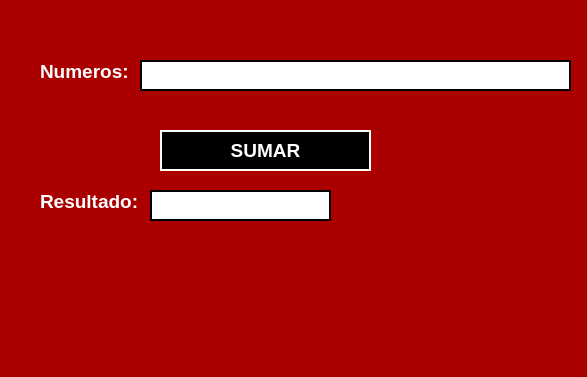
<?xml version="1.0" encoding="UTF-8"?>
<ui version="4.0">
 <class>MainWindow</class>
 <widget class="QMainWindow" name="MainWindow">
  <property name="geometry">
   <rect>
    <x>0</x>
    <y>0</y>
    <width>587</width>
    <height>377</height>
   </rect>
  </property>
  <property name="font">
   <font>
    <pointsize>35</pointsize>
   </font>
  </property>
  <property name="windowTitle">
   <string>MainWindow</string>
  </property>
  <property name="styleSheet">
   <string notr="true">background-color: rgb(170, 170, 255);
background-color: rgb(170, 0, 0);</string>
  </property>
  <widget class="QWidget" name="centralwidget">
   <widget class="QLabel" name="label">
    <property name="geometry">
     <rect>
      <x>40</x>
      <y>60</y>
      <width>91</width>
      <height>21</height>
     </rect>
    </property>
    <property name="text">
     <string>&lt;html&gt;&lt;head/&gt;&lt;body&gt;&lt;p&gt;&lt;span style=&quot; font-size:14pt; font-weight:600; color:#ffffff;&quot;&gt;Numeros:&lt;/span&gt;&lt;/p&gt;&lt;/body&gt;&lt;/html&gt;</string>
    </property>
   </widget>
   <widget class="QLineEdit" name="txt_numeros">
    <property name="geometry">
     <rect>
      <x>140</x>
      <y>60</y>
      <width>431</width>
      <height>31</height>
     </rect>
    </property>
    <property name="font">
     <font>
      <pointsize>17</pointsize>
     </font>
    </property>
    <property name="styleSheet">
     <string notr="true">background-color: rgb(255, 255, 255);
border: 2px solid black;</string>
    </property>
    <property name="text">
     <string/>
    </property>
   </widget>
   <widget class="QPushButton" name="btn_sumar">
    <property name="geometry">
     <rect>
      <x>160</x>
      <y>130</y>
      <width>211</width>
      <height>41</height>
     </rect>
    </property>
    <property name="font">
     <font>
      <pointsize>14</pointsize>
      <weight>75</weight>
      <bold>true</bold>
     </font>
    </property>
    <property name="styleSheet">
     <string notr="true">border: 2px solid white;
color:rgb(255,255,255);
background-color: rgb(0, 0, 0);</string>
    </property>
    <property name="text">
     <string>SUMAR</string>
    </property>
   </widget>
   <widget class="QLabel" name="label_3">
    <property name="geometry">
     <rect>
      <x>40</x>
      <y>190</y>
      <width>101</width>
      <height>21</height>
     </rect>
    </property>
    <property name="text">
     <string>&lt;html&gt;&lt;head/&gt;&lt;body&gt;&lt;p&gt;&lt;span style=&quot; font-size:14pt; font-weight:600; color:#ffffff;&quot;&gt;Resultado:&lt;/span&gt;&lt;/p&gt;&lt;/body&gt;&lt;/html&gt;</string>
    </property>
   </widget>
   <widget class="QLineEdit" name="txt_resultado">
    <property name="geometry">
     <rect>
      <x>150</x>
      <y>190</y>
      <width>181</width>
      <height>31</height>
     </rect>
    </property>
    <property name="font">
     <font>
      <pointsize>17</pointsize>
      <weight>50</weight>
      <bold>false</bold>
     </font>
    </property>
    <property name="styleSheet">
     <string notr="true">background-color: rgb(255, 255, 255);
border: 2px solid black;</string>
    </property>
    <property name="text">
     <string/>
    </property>
   </widget>
  </widget>
  <widget class="QMenuBar" name="menubar">
   <property name="geometry">
    <rect>
     <x>0</x>
     <y>0</y>
     <width>587</width>
     <height>21</height>
    </rect>
   </property>
  </widget>
  <widget class="QStatusBar" name="statusbar"/>
 </widget>
 <resources/>
 <connections/>
</ui>
